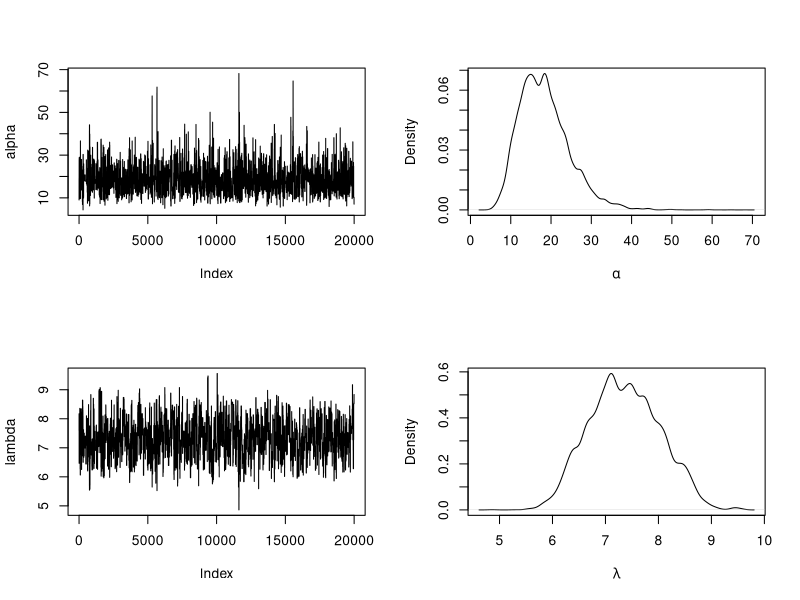
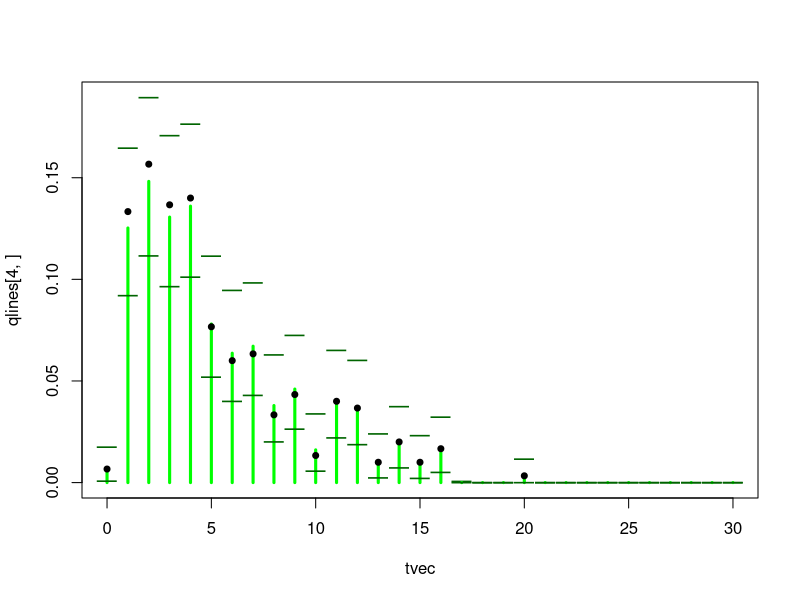

Reproduce these figures in R, in order.
library(MCMCpack)

cdf = function(x, t){
    out = length(t)
    for (i in 1:length(t))
        out[i] = mean(x <= t[i])
    return (out)
    }
gen.y1 = function(n)
    rpois(n, 5)
gen.y2 = function(n){
    out = double(n)
    mix = sample(1:2, n, replace = TRUE, prob = c(0.7, 0.3))
    out = ifelse(mix == 1, rpois(sum(mix == 1), 3), out)
    out = ifelse(mix == 2, rpois(sum(mix == 2), 11), out)
    return (out)
    }

n = 300

set.seed(1)
y = gen.y2(n)

nj = as.vector(table(y))
ystar = as.numeric(names(table(y))) # sort(unique(y))
nstar = length(ystar)

calc.like = function(alpha, lambda){
    logzpar = function(z, m)
        lgamma(z + m) - lgamma(z)

    nstar * log(alpha) - logzpar(alpha, n) +
        sum(dpois(ystar, lambda, log = TRUE)) + 
        sum(logzpar(alpha * dpois(ystar, lambda, log = FALSE) + 1, nj - 1))
    }

F0.dist.post = function(t, alpha, lambda)
    alpha/(alpha+n)*ppois(t, lambda) + 1/(alpha+n)*sapply(t, function(t) sum(y <= t))

tvec = seq(0, 30, by = 1)

nburn = 1000
nmcmc = 20000

alpha = double(nburn + nmcmc)
lambda = double(nburn + nmcmc)
fparam = matrix(0, nburn + nmcmc, length(tvec))
al.accept = double(nburn + nmcmc)
#sig = matrix(c(29.1, -0.059, -0.059, 0.222), 2, 2) * 2.4^2/2
sig = matrix(c(326, -1.644, -1.644, 0.116), 2, 2) * 2.4^2

a.alpha = 1/10
b.alpha = 1/10
a.lambda = 5/2
b.lambda = 1/2

### Initial values
alpha[1] = rgamma(1, a.alpha, b.alpha)
lambda[1] = rgamma(1, a.lambda, b.lambda)
fparam[1,] = F0.dist.post(c(tvec[-1], Inf), alpha[1], lambda[1]) - 
    F0.dist.post(tvec, alpha[1], lambda[1])
fparam[1,] = F0.dist.post(c(tvec[-1], Inf), alpha[1], lambda[1]) - 
    F0.dist.post(tvec, alpha[1], lambda[1])
#fparam[1,] = cumsum(rdirichlet(1, (alpha[1] + n)*fparam[1,]))

for (i in 2:(nburn + nmcmc)){
    cat("\r", i, "/", nburn+nmcmc)
    # update alpha, lambda
    alpha[i] = alpha[i-1]
    lambda[i] = lambda[i-1]
    cand = mvrnorm(1, c(alpha[i-1], lambda[i-1]), sig)
    if (all(cand > 0)){
        post = calc.like(alpha[i-1], lambda[i-1]) +
            dgamma(alpha[i-1], a.alpha, b.alpha, log = TRUE) +
            dgamma(lambda[i-1], a.lambda, b.lambda, log = TRUE)
        cand.post = calc.like(cand[1], cand[2]) +
            dgamma(cand[1], a.alpha, b.alpha, log = TRUE) +
            dgamma(cand[2], a.lambda, b.lambda, log = TRUE)
        if (log(runif(1)) <= cand.post - post){
            al.accept[i] = 1
            alpha[i] = cand[1]
            lambda[i] = cand[2]
            }
        }

    # update F (fparam)
    fparam[i,] = F0.dist.post(c(tvec[-1]-0.5, Inf), alpha[i], lambda[i]) -
        F0.dist.post(tvec-0.5, alpha[i], lambda[i])
    fparam[i,] = F0.dist.post(c(tvec[-1]-0.5, Inf), alpha[i], lambda[i]) -
        F0.dist.post(tvec-0.5, alpha[i], lambda[i])
    fparam[i,] = rdirichlet(1, (alpha[i] + n)*fparam[i,])
    if (i == (nburn + nmcmc))
        cat("\n")
    }

alpha = tail(alpha, nmcmc)
lambda = tail(lambda, nmcmc)
fparam = tail(fparam, nmcmc)
al.accept = tail(al.accept, nmcmc)

mean(al.accept)
var(cbind(alpha, lambda))

par(mfrow = c(2,2))
plot(alpha, type = 'l')
plot(density(alpha), xlab = expression(alpha), main="")
plot(lambda, type = 'l')
plot(density(lambda), xlab = expression(lambda), main = "")

qlines = apply(fparam, 2, quantile, c(0, 0.025, 0.5, 0.975, 1))

par(mfrow = c(1,1))
plot(tvec, qlines[4,], pch = "_", col = 'darkgreen', cex = 2)
lines(tvec, qlines[3,], type='h', col = 'green', lwd = 3)
points(tvec, qlines[2,], pch = "_", col = 'darkgreen', cex = 2)
#lines(as.numeric(names(table(y)))+0.3, table(y)/n, col = 'blue', type='h', lwd = 2)
points(as.numeric(names(table(y))), table(y)/n, col = 'black', pch = 20, lwd = 2)
